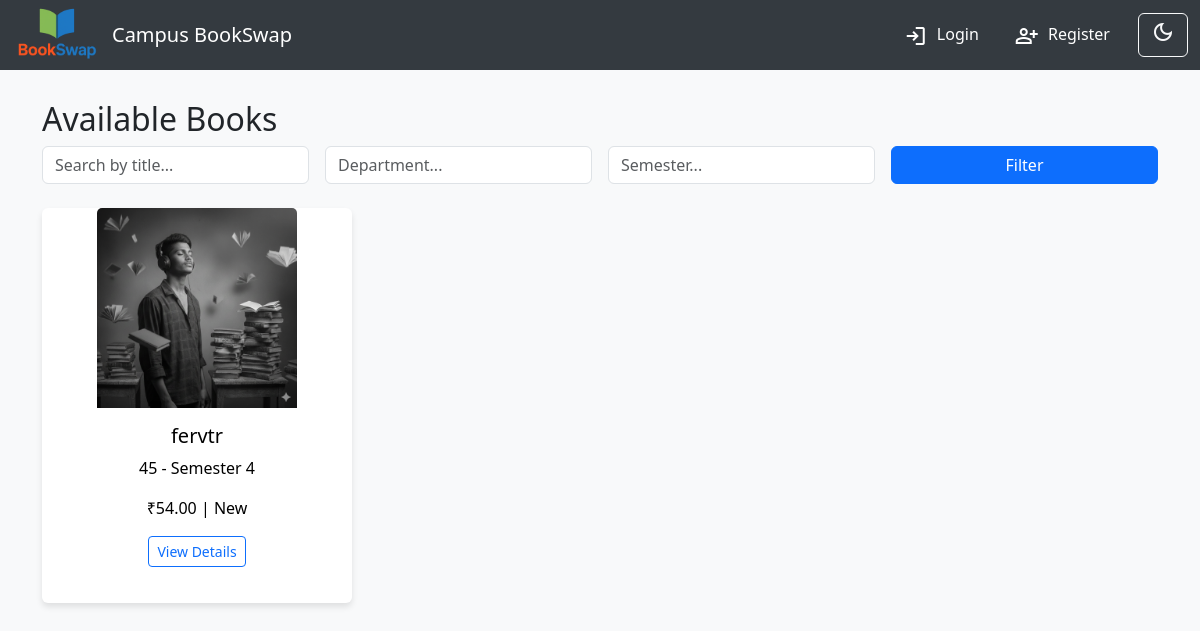
The page / on the database its author committed.
### books/models.py (models this page shows, shortened)
class Book(models.Model):
    CONDITION_CHOICES = [
        ('New', 'New'),
        ('Like New', 'Like New'),
        ('Good', 'Good'),
        ('Acceptable', 'Acceptable'),
    ]
    title = models.CharField(max_length=200)
    author = models.CharField(max_length=100)
    subject = models.CharField(max_length=100)
    campus = models.CharField(max_length=100, default="Unknown Campus")
    department = models.CharField(max_length=100)
    semester = models.IntegerField()
    price = models.DecimalField(max_digits=6, decimal_places=2)
    condition = models.CharField(max_length=20, choices=CONDITION_CHOICES)
    image = models.ImageField(upload_to='book_images/', default='placeholder.jpg')
    contact_number = models.CharField(
        max_length=20,
        help_text="WhatsApp or mobile number",
        blank=True,
        null=True
    )
    user = models.ForeignKey(User, on_delete=models.CASCADE)
    available = models.BooleanField(default=True)
    posted_at = models.DateTimeField(auto_now_add=True)

### books/views.py (the view)
# urls.py: path('', views.home, name='home'),
def home(request):
    books = Book.objects.filter(available=True).order_by('-posted_at')
    department = request.GET.get('department')
    semester = request.GET.get('semester')
    query = request.GET.get('q')
    campus = request.GET.get('campus')
    if department:
        books = books.filter(department__icontains=department)
    if semester:
        books = books.filter(semester=semester)
    if query:
        books = books.filter(title__icontains=query)
    if campus:
        books = books.filter(campus__icontains=campus)
    return render(request, 'books/home.html', {'books': books})

### books/templates/books/home.html (shortened to what this page needs)
{% extends 'books/base.html' %}
{% block content %}
<h2>Available Books</h2>
<form method="get" class="row g-3 mb-4">
  <div class="col-md-3">
    <input type="text" name="q" class="form-control" placeholder="Search by title..." value="{{ request.GET.q }}">
  </div>
  <div class="col-md-3">
    <input type="text" name="department" class="form-control" placeholder="Department..." value="{{ request.GET.department }}">
  </div>
  <div class="col-md-3">
    <input type="number" name="semester" class="form-control" placeholder="Semester..." value="{{ request.GET.semester }}">
  </div>
  <div class="col-md-3">
    <button type="submit" class="btn btn-primary w-100">Filter</button>
  </div>
</form>
<div class="row">
  {% for book in books %}
  <div class="col-md-4">
    <div class="card h-100">
      <center>
        <div class="image">
             <img src="{{ book.image.url }}" class="card-img-top" style="height:auto; width:200px;">
        </div>
      <div class="t card-body">
        <h5 class="t card-title">{{ book.title }}</h5>
        <p class="t card-text">{{ book.department }} - Semester {{ book.semester }}</p>
        <p class="t card-text">₹{{ book.price }} | {{ book.condition }}</p>
        <a href="{% url 'book_detail' book.pk %}" class="t btn btn-sm btn-outline-primary">View Details</a>
      </div>
    </div>
  </div>
  {% endfor %}
</div>
{% endblock %}

### books/static/books/css/styles.css (style rules this page uses)
body { background-color: #f8f9fa; color: #212529; transition: background-color 0.3s ease, color 0.3s ease; }
.card { background-color: #ffffff; color: #000000; border: none; box-shadow: 0 4px 6px rgba(0,0,0,0.1); margin-bottom: 20px; width: 310px; max-height: 500px; transition: transform 0.2s ease-in-out, box-shadow 0.2s ease-in-out; }

### rows shown on the page
Book: image (picture), title "fervtr", department "45", semester "4", price "54.00", condition "New"
